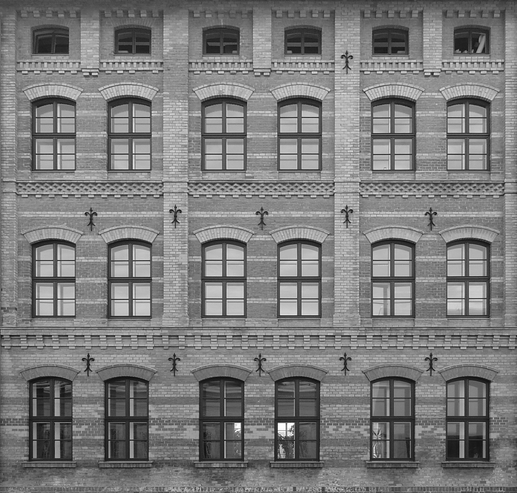
%> input picture code1/cimg/building.png, 517 x 493 px
$ octave test0_denoising_introduction.m   (GNU Octave 9; MATLAB toolbox functions it lacks are replaced by stand-ins)
%> lines starting %> are read from the running program, lines starting %| are printed output that depends on the picture
### code1/util/impulsenoise.m
%% Add Impulse Noise to images
%% Impulse Noises 0 - Salt & Pepper noise
%                 1 - Random Valued impulse noise.
%% impulse noises are classified into two major types
% (i)  salt and pepper noise (equal height impulses) impulse values are
%       represented as ??and ?55?
% (ii) random-valued impulse noise (unequal height impulses) impulse values
%      are between ??and ?55?

%% Function img = impulsenoise(img,ND)
%% input
%           img = Given an Image (Noise free image)
%           ND  = Noise density (ND varies B/W 0 and 1) [0 to 1]
%           NT  = Noise Type([0] is default)
%                 0 - Salt & Pepper noise
%                 1 - Random-Valued Impulse noise
%% Output:
%           img = impulse noise added image

%% Example:
%%          img = impulsenoise(img,0.4,0);

%%      Posted date   : 18 - 11 - 2008
%       Modified date : 02 - 12 - 2008

%% Developed By
%                   K.Kannan (kannan.keizer@gmail.com)
%                   & Jeny Rajan (jenyrajan@gmail.com)
%                   Medical Imaging Research Group (MIRG), NeST,
%                   Trivandrum.
%%
function img = impulsenoise(img,ND,NT)
Narr = rand(size(img));
if NT == 0
    img(Narr<ND/2) = 0;
    img((Narr>=ND/2)&(Narr<ND)) = 255;
elseif NT == 1
    N = Narr;
    N(N>=ND)=0;
    N1 = N;
    N1 = N1(N1>0);
    Imn=min(N1(:));
    Imx=max(N1(:));
    N=(((N-Imn).*(255-0))./(Imx-Imn));
    img(Narr<ND) = N(Narr<ND);
else
    disp('Invalid selection');
end

### code1/util/GenBlurOper.m
function [P] = GenBlurOper
R = 7;
[x,y] = meshgrid(-R:R,-R:R);
K = double(x.^2 + y.^2 <= R^2);
P = K/sum(K(:));

### code1/test0_denoising_introduction.m
clc;clear all;close all;

randn('seed',0);rand('seed',0);
 addpath('cimg','util')
noiselevel=10;
opts.alpha =10;
opts.beta=0.1;
opts.rho1=50;
opts.rho2=1;
miu=200;
opts.iter=5000;
lambdas=[0.1];
B_Clean = double(imread(sprintf('building.png')));
%> B_Clean: size 493x517 double; min 11, max 255, mean 124; mean of the top-left, top-right, bottom-left and bottom-right quarters 129.2, 131.2, 116.3, 119.5
B_Corrupted =impulsenoise(B_Clean,noiselevel/100,0)  ;
%> in impulsenoise, `img((Narr>=ND/2)&(Narr<ND)) = 255;`:
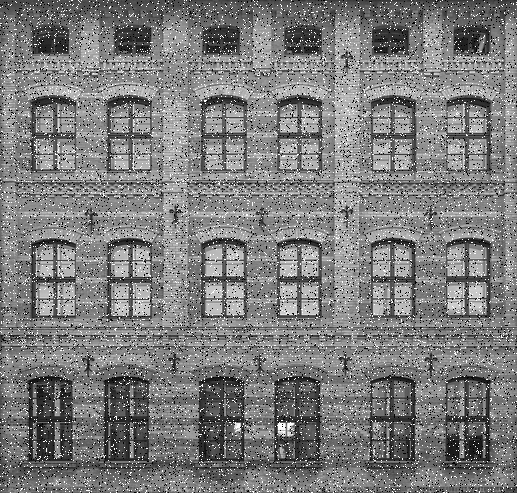
%> img: size 493x517 double; min 0, max 255, mean 124.4
% Generate the mask matrix O
O = ones(size(B_Clean));
O(B_Corrupted==255)=0;
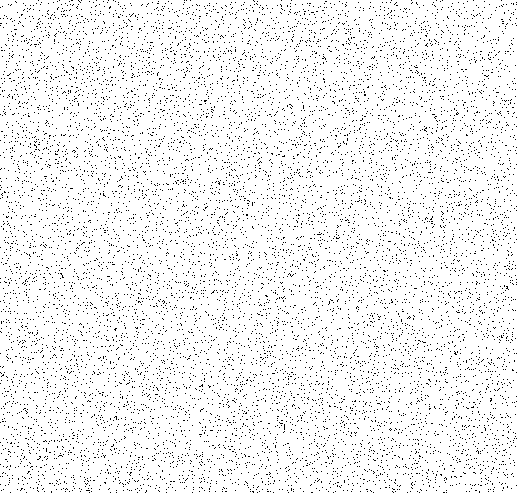
%> O: size 493x517 double; values 0 (black) and 1 (white), 95% white; black in thin lines or dots
O(B_Corrupted==0)=0;
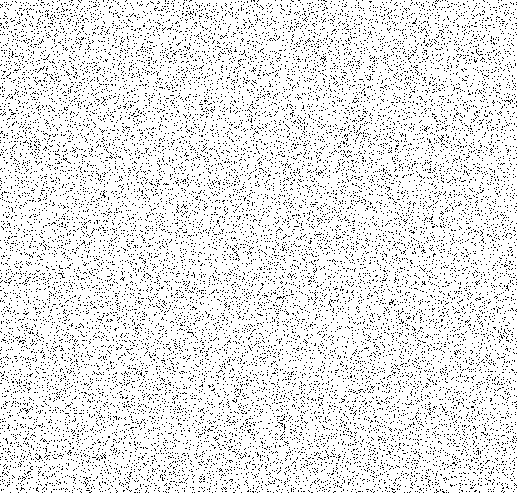
%> O: size 493x517 double; values 0 (black) and 1 (white), 90% white; black in thin lines or dots
%
B_Clean = B_Clean/255;
B_Corrupted = B_Corrupted/255;

p =2;
P = GenBlurOper;
LargestEig = min(sqrt(sum(abs(P(:))>0)*sum(P(:).*P(:))), sum(abs(P(:))));% Largest Eigenvalue of A'A

Amap = @(X)functionAX(P,X,'denoising');
Atmap = @(X)functionAX(P',X,'denoising');

acc = 1/255;pen_ratio = 10;
% %
% t = cputime;
 psnr=zeros(length(miu),length(lambdas));
%> (the run ends here)
